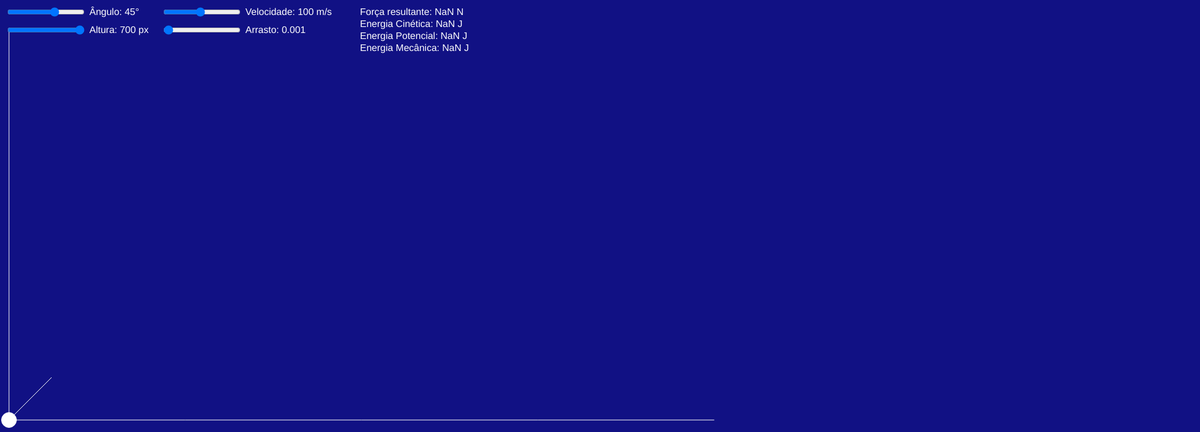
Frame 1 (no input)
Frame 60 (no input): identical to frame 1, image omitted
Frame 120 (the mouse pressed at the canvas centre since frame 60): identical to frame 1, image omitted

The p5.js sketch that drew this single still picture (run headless with seeded random() and noise() and a simulated clock; from frame 60 on, the mouse is pressed at the canvas centre):

// p5.js sketch
// ── sketch.js
let angle_arrow;
let height_arrow;
let velocity_slider;
let drag_slider;
let mass_slider;

const initial_line_x = 15;
const final_line_y = 700;
const line_lenght = 100;

let velocity = 100;
let gravity = 9.8;
let time = 0;
let launched = false;
let drag_coefficient = 0.01;
let mass = 1;

let pos_x, pos_y;
let vx, vy;
let trajectory = [];

function setup() {
  createCanvas(2000, 720);

  angle_arrow = createSlider(-180, 180, 45);   
  height_arrow = createSlider(50, 700, 700);  
  velocity_slider = createSlider(10, 200, 100);
  drag_slider = createSlider(0,100, 1);
  mass_slider = createSlider(1, 20, 1);

  angle_arrow.position(10, 10);
  height_arrow.position(10, 40);
  velocity_slider.position(270, 10);
  drag_slider.position(270, 40);
  
  button = createButton("Lançar");
  button.mousePressed(start_launch);
}

function draw() {
  Draw_cartesian_plan();
  draw_arrow();

  drag_coefficient = pow(10, map(drag_slider.value(), 0, 100, -3, -0.5));
  
  if (launched) {
    Simulate_projectile();
  }
  
  Shoe_labels();
}

function Draw_cartesian_plan() {
  background(17,17,132);

  stroke(254, 255, 250);
  // y
  line(15, 700, 15, 50);
  // X
  line(15, 700, 1190, 700);
}

function draw_arrow() {
  let angle_degrees = angle_arrow.value();
  let angle_radians = radians(angle_degrees);
  let launch_height = height_arrow.value();

  let arrow_pos_x = initial_line_x + line_lenght * cos(angle_radians);
  let arrow_pos_y = launch_height - line_lenght * sin(angle_radians);
  
  stroke(254, 255, 250);
  line(initial_line_x, launch_height, arrow_pos_x, arrow_pos_y);

  fill(255);
  circle(initial_line_x, launch_height, 25);
}

function start_launch() {
  time = 0;
  launched = true;
  trajectory = [];

  let angle_radians = radians(angle_arrow.value());
  pos_x = initial_line_x;
  pos_y = height_arrow.value();
  
  velocity = velocity_slider.value();
  vx = velocity * cos(angle_radians);
  vy = -velocity * sin(angle_radians);
}

function Simulate_projectile() {
  let dt = 0.1;
  time += dt;

  let v = sqrt(vx*vx + vy*vy);
  
  let drag_x = -drag_coefficient * vx * v;
  let drag_y = -drag_coefficient * vy * v;

  let ax = drag_x/mass;
  let ay = (mass * gravity + drag_y)/ mass;

  vx += ax * dt;
  vy += ay * dt;

  pos_x += vx * dt;
  pos_y += vy * dt;

  trajectory.push({ x: pos_x, y: pos_y });

  stroke(255, 255, 0);
  noFill();
  beginShape();
  for (let p of trajectory) {
    vertex(p.x, p.y);
  }
  endShape();

  fill(255);
  noStroke();
  circle(pos_x, pos_y, 20);

  if (pos_y >= final_line_y) {
    launched = false;
  }
}

function Shoe_labels()
{
  fill(255);
  noStroke();
  textSize(16);

  text("Ângulo: " + angle_arrow.value() + "°", angle_arrow.x * 2 + angle_arrow.width, 25);
  text("Altura: " + height_arrow.value() + " px", height_arrow.x * 2 + height_arrow.width, 55);
  text("Velocidade: " + velocity_slider.value() + " m/s", velocity_slider.x + velocity_slider.width + 10, velocity_slider.y + 15);
  text("Arrasto: " + nf(drag_coefficient, 1, 3), drag_slider.x + drag_slider.width + 10, drag_slider.y + 15);
  text("Massa: " + mass_slider.value() + "kg", mass_slider.x + mass_slider.width + 10, mass_slider.y + 15);
  
  let v = sqrt(vx*vx + vy*vy);
  let force = mass * sqrt((drag_coefficient * vx * v)**2 + (mass*gravity + drag_coefficient * vy * v)**2);
  
  let kinetic = 0.5 * mass * v * v;
  let height = final_line_y - pos_y;
  let potential = mass * gravity * height;
  let total_energy = kinetic + potential;

  text("Força resultante: " + nf(force, 1, 2) + " N", 600, 25);
  text("Energia Cinética: " + nf(kinetic, 1, 2) + " J", 600, 45);
  text("Energia Potencial: " + nf(potential, 1, 2) + " J", 600, 65);
  text("Energia Mecânica: " + nf(total_energy, 1, 2) + " J", 600, 85);

}
